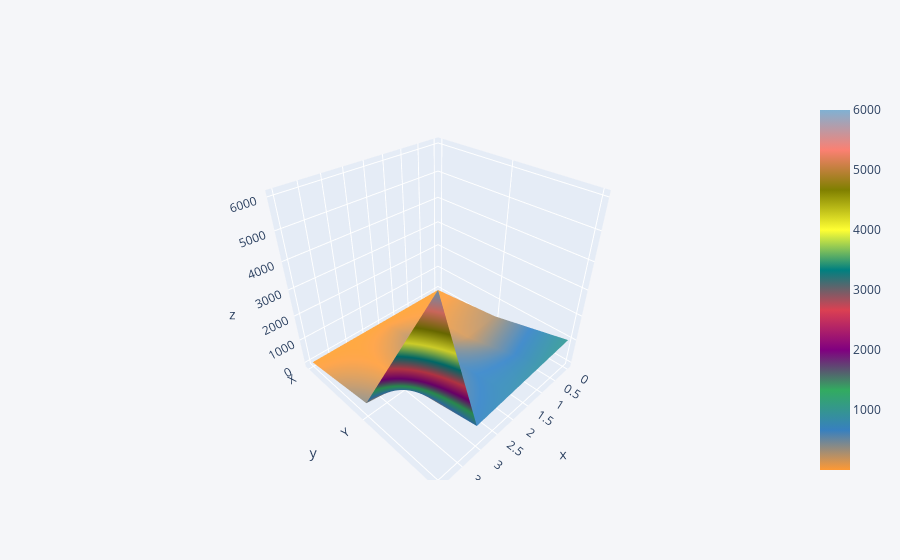

Write notebook code for a chart like this one.
### Code cell
ddf3.iplot(kind='surface')

### Figure 1 — Plotly figure (JSON) as saved in the notebook; plotly's stock layout.template omitted (floating-point values rounded to 4 significant figures)
{"data": [{"colorscale": [[0, "rgb(255, 153, 51)"], [0.1111, "rgb(55, 128, 191)"], [0.2222, "rgb(50, 171, 96)"], [0.3333, "rgb(128, 0, 128)"], [0.4444, "rgb(219, 64, 82)"], [0.5556, "rgb(0, 128, 128)"], [0.6667, "rgb(255, 255, 51)"], [0.7778, "rgb(128, 128, 0)"], [0.8889, "rgb(251, 128, 114)"], [1, "rgb(128, 177, 211)"]], "type": "surface", "x": [0, 1, 2, 3, 4], "y": ["X", "Y", "Z"], "z": [[1, 2, 3, 4, 5], [300, 200, 500, 100, 400], [1000, 900, 800, 700, 6001]]}], "layout": {"legend": {"bgcolor": "#F5F6F9", "font": {"color": "#4D5663"}}, "paper_bgcolor": "#F5F6F9", "plot_bgcolor": "#F5F6F9", "title": {"font": {"color": "#4D5663"}}, "xaxis": {"gridcolor": "#E1E5ED", "showgrid": true, "tickfont": {"color": "#4D5663"}, "title": {"font": {"color": "#4D5663"}, "text": ""}, "zerolinecolor": "#E1E5ED"}, "yaxis": {"gridcolor": "#E1E5ED", "showgrid": true, "tickfont": {"color": "#4D5663"}, "title": {"font": {"color": "#4D5663"}, "text": ""}, "zerolinecolor": "#E1E5ED"}}}
